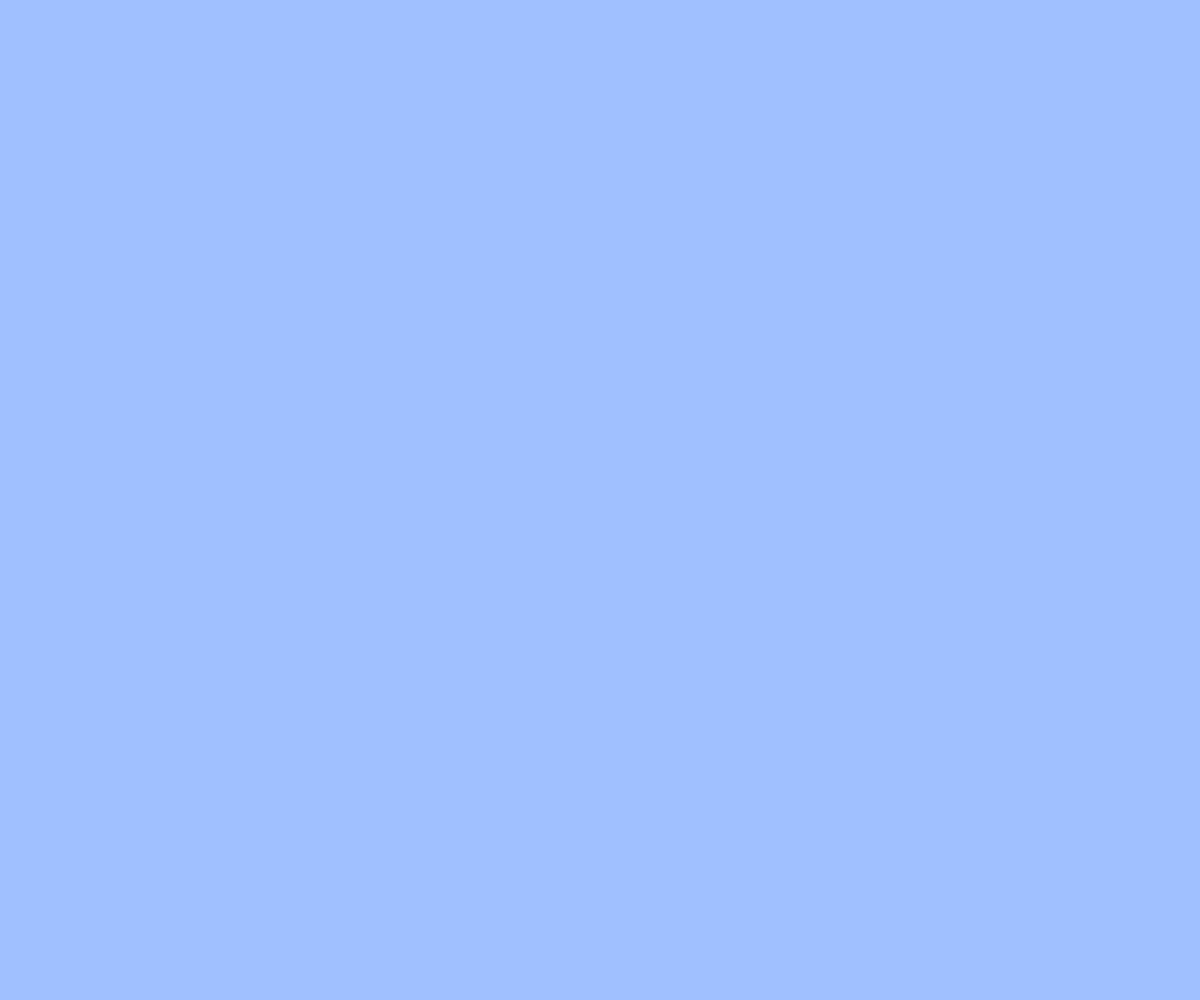
Frame 1 (no input)
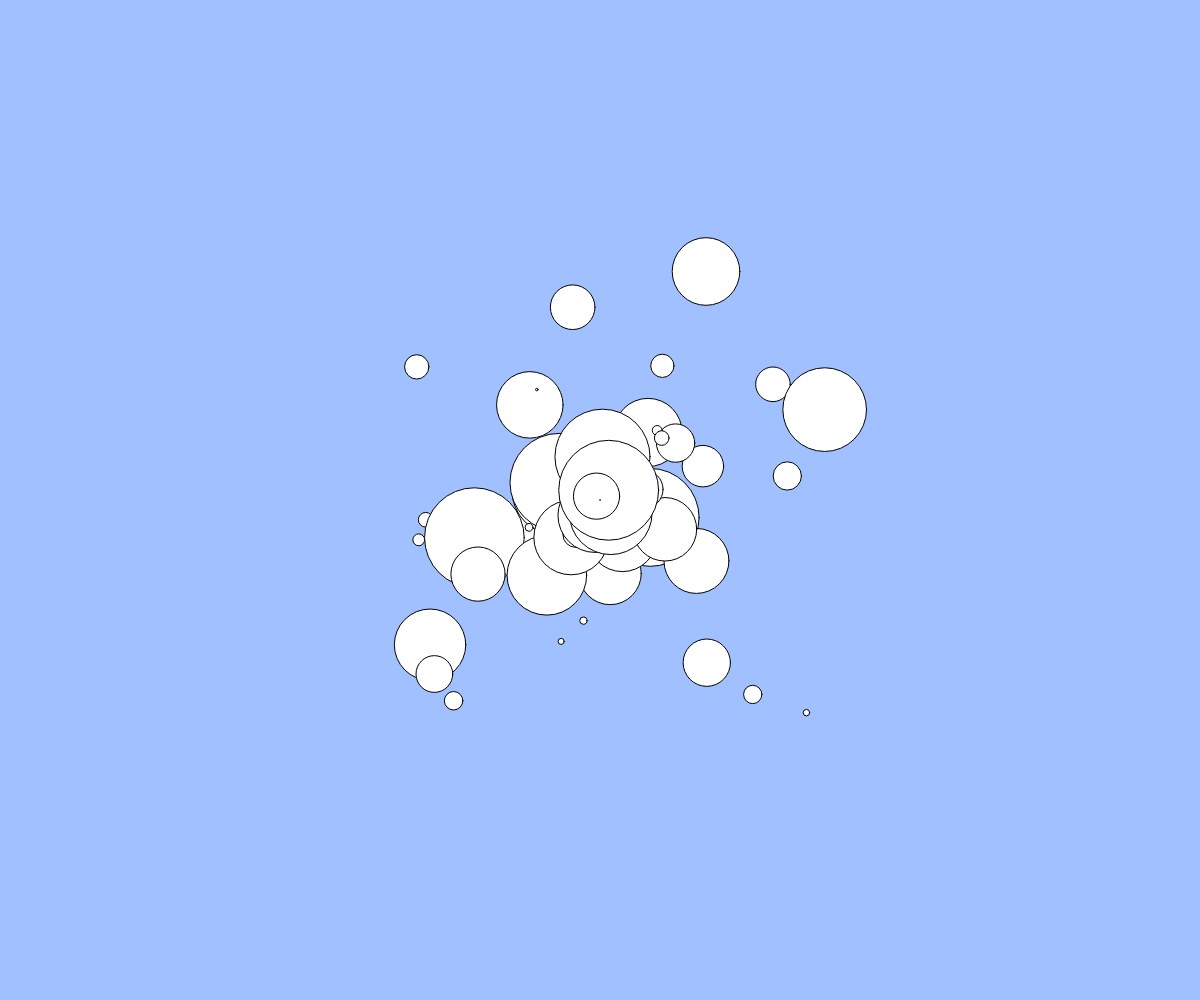
Frame 60 (no input)
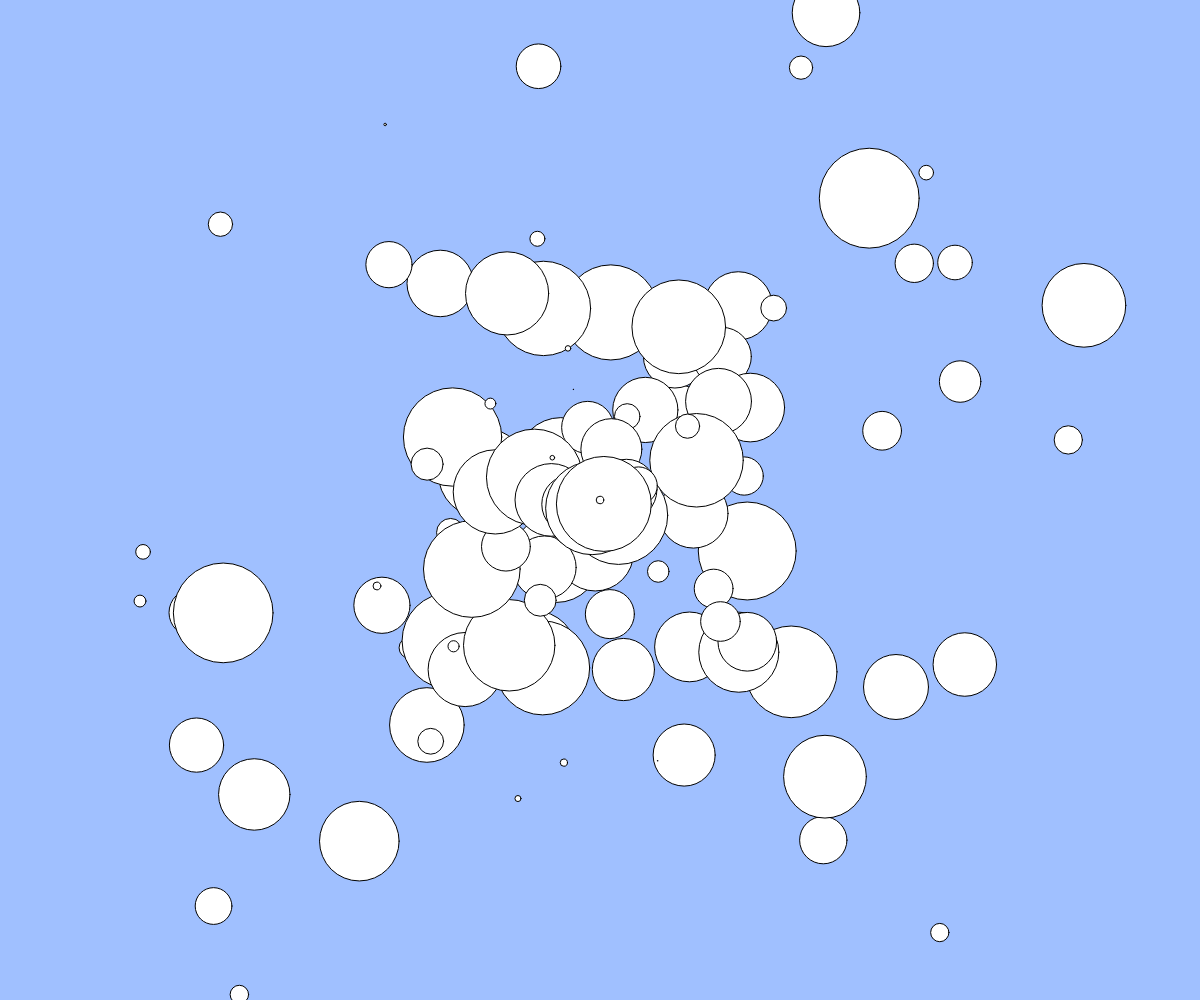
Frame 120 (the mouse pressed at the canvas centre since frame 60)

The p5.js sketch that drew these frames (run headless with seeded random() and noise() and a simulated clock; from frame 60 on, the mouse is pressed at the canvas centre):

// p5.js sketch
// ── sketch.js
//　テキスト「オブジェクト」
// 練習問題：ボールのサイズをランダムに変更してみよう
// 練習問題：何も操作しなくてもボールが湧いてくる機能を追加しよう

let balls ;

function setup(){
  createCanvas(windowWidth, windowHeight);
  balls = [] ;
count = 0;
cycle = 30;
}

function draw(){
  background(160, 192, 255);
  count = (count + 1) % cycle ; 
  for(let i = 0; i < balls.length; i++){
    let b = balls[i];
    ellipse(b.x, b.y, b.size);
    b.x += b.vx;
    b.y += b.vy;
    
    }
    const b = { x: windowWidth/2, y: windowHeight/2, size:random(100), vx: random(-5,5), vy:  random(-5,5)};
    balls.push(b);

}





function mouseDragged(){
  const dx = mouseX - pmouseX;
  const dy = mouseY - pmouseY;
  if(mag(dx, dy) > 5){
    const b = { x: mouseX, y: mouseY, size:random(100), vx: dx, vy: dy };
    balls.push(b);
  }
}

function windowResized(){
  resizeCanvas(windowWidth, windowHeight);
}
